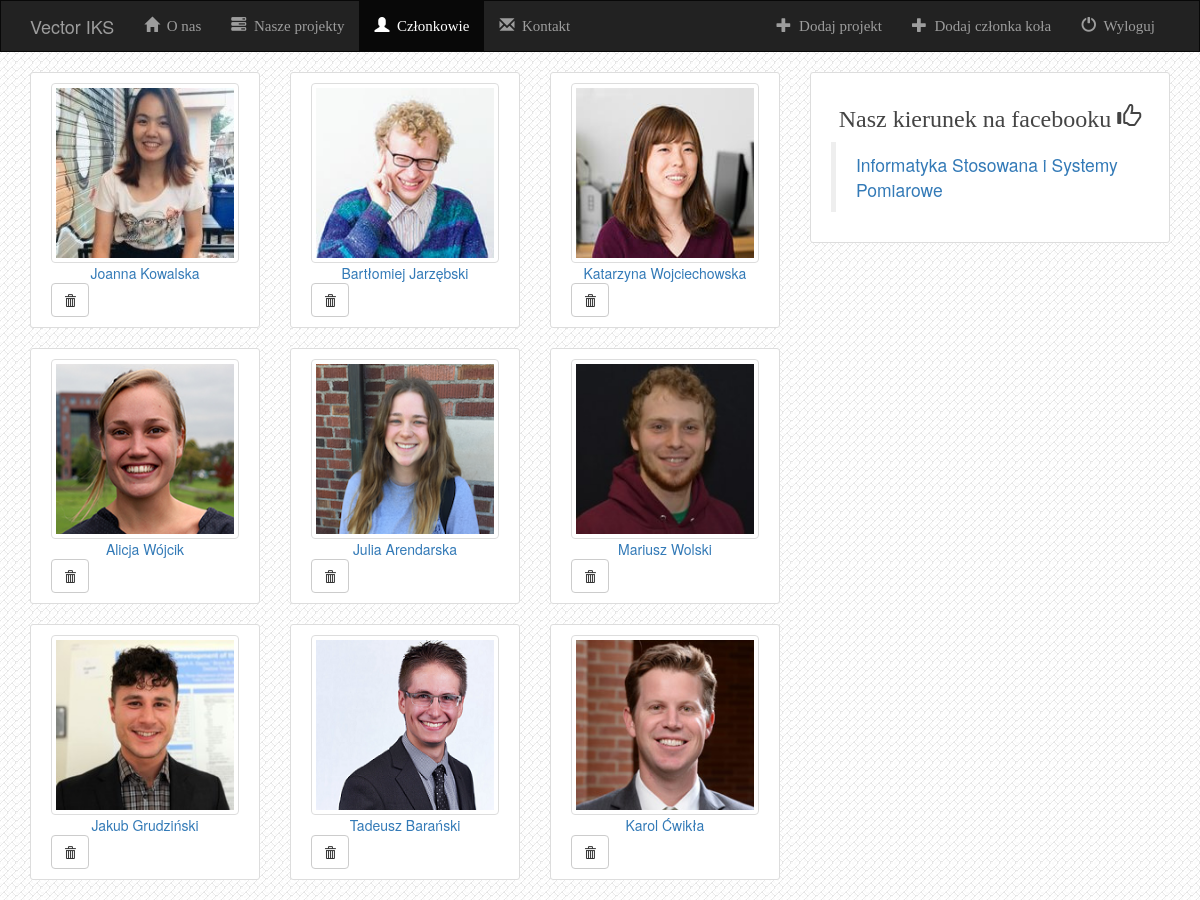
Screenshot of /members/ (signed in) with the database file from the repository.
### members/models.py (models this page shows, shortened)
class Member(models.Model):
    name = models.CharField(max_length=200)
    technologies = models.CharField(max_length=500)
    photo = models.FileField()
    more = models.TextField()

### members/views.py (the view)
class IndexView(generic.ListView):
    template_name = 'members/index.html'
    context_object_name = 'all_members'
    def get_queryset(self):
        return Member.objects.all()

### members/templates/members/index.html (shortened to what this page needs)
{% extends 'members/base.html' %}
{% load staticfiles %}
{% block members %}active{% endblock %}
{% block body %}
<link rel="stylesheet" type="text/css" href="{% static 'members/style.css' %}">
{% if all_members %}
<div class="row">
    {% for member in all_members %}
    <div class="col-md-4">
        <article class="media content-section">
            <a href="{% url 'members:detail' member.id %}">
            <img class="img-fluid img-rounded img-thumbnail mb-3 mb-md-0 index-img"
                 width="200" height="180" src="{{ member.photo.url }}" >
            </a>
            <a href="{% url 'members:detail' member.id %}" style="text-align: center; display:block;">{{ member.name }}</a>
            {% if user.is_authenticated %}
            <form action="{% url 'members:member-delete' member.id %}" method="post" style="display: inline;">
                   <button type="submit" class="btn btn-default btn-small">
                       <small><span class="glyphicon glyphicon-trash"></span></small>
                    </button>
            </form>
            {% endif %}
        </article>
    </div>
    {% endfor %}
</div>
{% else %}
    <h3>Nie ma członków :(</h3>
{% endif %}
{% endblock %}

### members/static/members/style.css (style rules this page uses)
body { background: white url("images/background.png"); }
.content-section { background: #ffffff; padding: 10px 20px; border: 1px solid #dddddd; border-radius: 3px; margin-bottom: 20px; }
.index-img { width: 200px; height: 180px; }

### rows the page displays
Member: photo (picture), name "Joanna Kowalska"
Member: photo (picture), name "Bartłomiej Jarzębski"
Member: photo (picture), name "Katarzyna Wojciechowska"
Member: photo (picture), name "Alicja Wójcik"
Member: photo (picture), name "Julia Arendarska"
Member: photo (picture), name "Mariusz Wolski"
Member: photo (picture), name "Jakub Grudziński"
Member: photo (picture), name "Tadeusz Barański"
Member: photo (picture), name "Karol Ćwikła"
